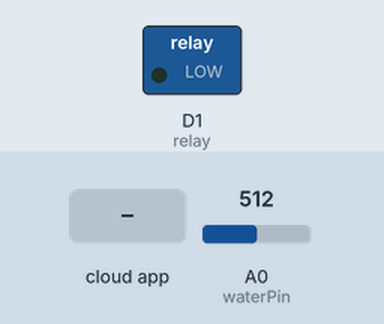
The sketch below on a simulated ESP8266 (NodeMCU). Parts: switched loads named in the sketch (green lamp = pin HIGH). The inputs (shaded band) are chosen by the test bench; at power-on: A0 (waterPin) = 512. WiFi joins after 1.5 s; servers stay silent unless stated; network time is answered at once with the bench clock; the local clock reads 2024-03-15 10:24:30 at power-on unless the sketch sets it; the Firebase database answers and starts empty; what the sketch prints to the serial monitor is not drawn.

Above: at 3.9 s.
4.0 s: the phone or cloud app sets Relay to 1
At 6.9 s:
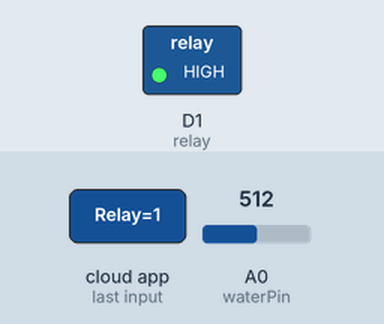
13.7 s: the phone or cloud app sets Relay to 0
At 15.3 s:
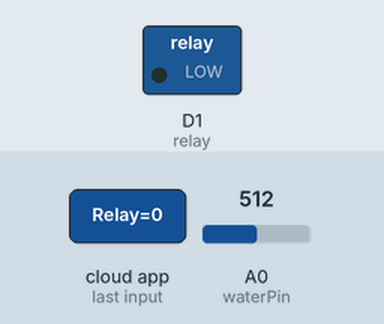
Timing chart, 0 to 16.8 s (numbered marks = the images above; inputs shaded):
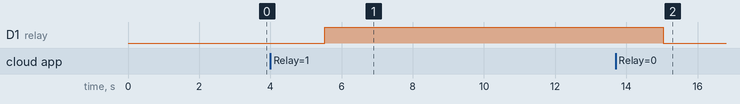

The sketch:

Script_RelaySwitch.ino
```cpp
//Libraries
#include <ESP8266WiFi.h>
#include <FirebaseArduino.h>
#include <NTPClient.h>
#include <WiFiUdp.h>
#include <MemoryFree.h>

//Time setup
WiFiUDP ntpUDP;
NTPClient timeClient(ntpUDP);

//Firebase credentials
#define FIREBASE_HOST "fhrsticproject-default-rtdb.europe-west1.firebasedatabase.app"
#define FIREBASE_AUTH "2wO3ESUMn2Uqm8JC844DzjmA2rgBVwBcrOWeUBKB"

//WiFi name and password
#define WIFI_SSID "Magic2B3D"
#define WIFI_PASSWORD "HWTC5E2B3D95"
//#define WIFI_SSID "Redmi Note 8 Pro"
//#define WIFI_PASSWORD "12345678"

//Sensor definitions
int relay = D1;
int waterValue = 0;
String waterLevel;
int waterPin = A0;
bool switcher = false;

//Basic project information
const String PROJECT_NAME = "Irrigation system";
const String BOARD_NAME = "ESP8266 ESP-12E";
const String CONNECTED_SENSORS = "Relay Switch + Water Level Sensor";
const String BOARD_LOCATION = "Outdoors";
const String PROJECT_INDEX = "2";
const String path = "/Stations/BrowseStations/" + PROJECT_INDEX;

void setup() {
  timeClient.begin();
  Serial.begin(9600);
  delay(500);

  //Sensor initialization
  pinMode(relay,OUTPUT);

  //WiFi connection
  WiFi.begin(WIFI_SSID, WIFI_PASSWORD);
  Serial.print("Connecting to ");
  Serial.print(WIFI_SSID);
  while (WiFi.status() != WL_CONNECTED) {
    Serial.print(".");
    delay(500);
  }
  Serial.println();
  Serial.print("Connected to ");
  Serial.println(WIFI_SSID);
  Serial.print("IP Address is: ");
  Serial.println(WiFi.localIP());
  WiFi.setAutoReconnect(true);
  WiFi.persistent(true);

  //Firebase start
  Firebase.begin(FIREBASE_HOST, FIREBASE_AUTH);

  //Send data to Firebase
  Firebase.setString(path + "/BasicInfo/Name", PROJECT_NAME);
  Firebase.setString(path + "/BasicInfo/Location", BOARD_LOCATION);
  Firebase.setString(path + "/BasicInfo/Module", BOARD_NAME);
  Firebase.setString(path + "/BasicInfo/Sensors", CONNECTED_SENSORS);
  Firebase.setBool(path + "/Interactive/Relay", switcher);
}

//Firebase connection
void firebasereconnect() {
  delay(300);
  Serial.println("Trying to reconnect");
  Firebase.begin(FIREBASE_HOST, FIREBASE_AUTH);
  delay(300);
}

void loop() {
  if (Firebase.failed()) {
    Serial.print("setting number failed:");
    Serial.println(Firebase.error());
    firebasereconnect();
    return;
  }

  //Water Level Sensor
  waterValue = analogRead(waterPin);
  if (waterValue <= 150) {
    Serial.println("Empty");
    waterLevel = "Empty";
  } else if (waterValue > 150 && waterValue <= 250) {
    Serial.println("Very Low");
    waterLevel = "Very Low";
  } else if (waterValue > 250 && waterValue <= 350) {
    Serial.println("Low");
    waterLevel = "Low";
  } else if (waterValue > 350 && waterValue <= 500) {
    Serial.println("Medium");
    waterLevel = "Medium";
  } else if (waterValue > 500 && waterValue <= 600) {
    Serial.println("High");
    waterLevel = "High";
  } else if (waterValue > 600) {
    Serial.println("Full");
    waterLevel = "Full";
  }
  Serial.println(waterValue);
  delay(1000);

  //Get epoch unix timestamp
  timeClient.update();
  //Serial.println(timeClient.getFormattedTime());
  //Serial.println(timeClient.getEpochTime());
  String fireTime = String(timeClient.getEpochTime());
  delay(1000);

  //Send data to Firebase
  Firebase.setString(path + "/NonNumerical/WaterLevel", waterLevel);
  Firebase.setString(path + "/Time/Timestamp", fireTime);
  delay(300);

  //Relay Switch
  switcher=Firebase.getBool(path + "/Interactive/Relay");
  if(switcher==false) {
      digitalWrite(relay,LOW);
      Serial.println("Relay ON");
  }
  if(switcher==true) {
      digitalWrite(relay,HIGH);
      Serial.println("Relay OFF");
  }
  delay(2000);
}
```

Measured:
- after the input at 4.0 s, D1 (relay): LOW → HIGH after 1.5 s
- after the input at 13.7 s, D1 (relay): HIGH → LOW after 1.3 s
